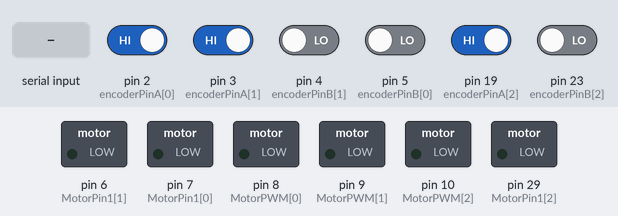
This sketch was run on a simulated Arduino Mega 2560, built with avr-gcc and run on an emulated ATmega2560. On the bench: switched loads named in the sketch (green lamp = pin HIGH). Inputs (shaded band) come from the test bench; at power-on: pin 2 (encoderPinA[0]), pin 3 (encoderPinA[1]), pin 19 (encoderPinA[2]) HIGH, pin 4 (encoderPinB[1]), pin 5 (encoderPinB[0]), pin 23 (encoderPinB[2]) LOW.

Above: at 1.2 s.
1.3 s: pin 3 (encoderPinA[1]) driven LOW
At 1.57 s:
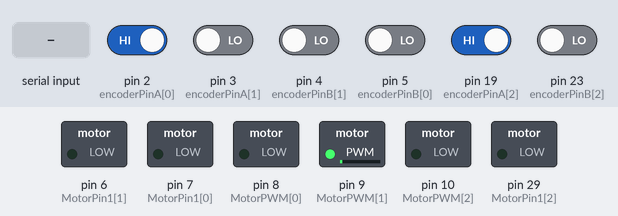
4.3 s: "1,90,45\n" received over Serial
At 7.0 s:
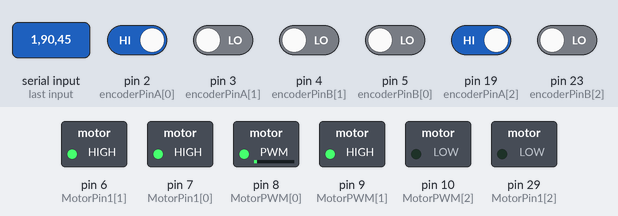
7.3 s: pin 2 (encoderPinA[0]) driven LOW
At 8.5 s:
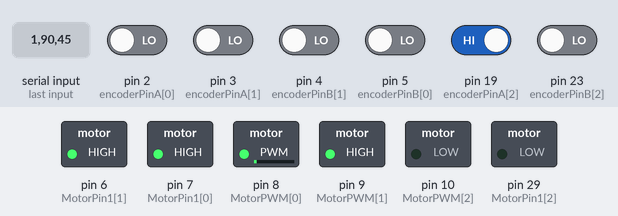
8.8 s: pin 19 (encoderPinA[2]) driven LOW
At 9.7 s:
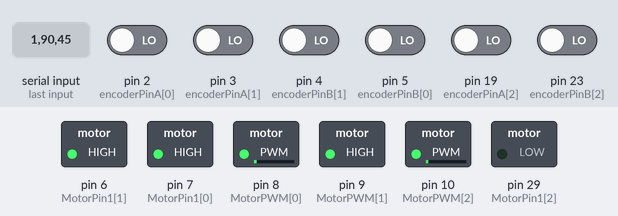
10.3 s: "90,45,200\n" received over Serial
At 11.6 s:
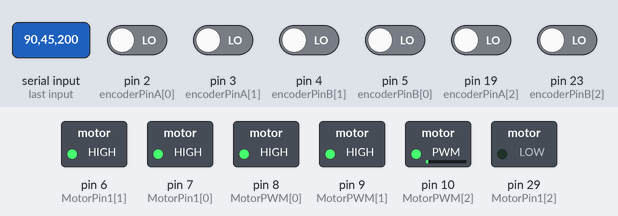
12.8 s: "5\n" received over Serial
At 14.8 s:
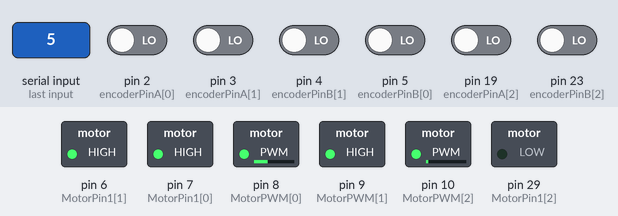
Timing chart, 0 to 35.9 s (numbered marks = the images above; inputs shaded):
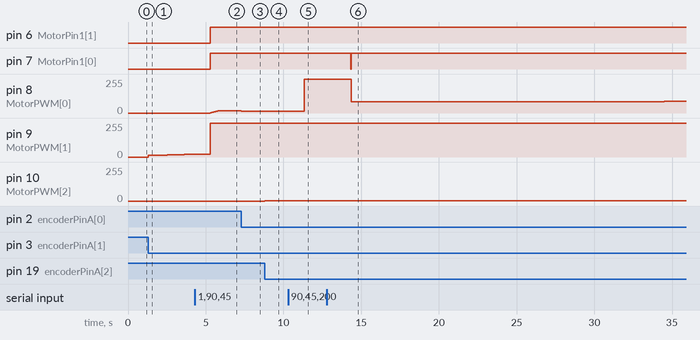

The sketch:

gui_and_ramp.ino
```cpp
#include <avr/io.h>
#include <avr/interrupt.h>
#include <math.h>

int encoderPinA[] = {2, 3, 19};
int encoderPinB[] = {5, 4, 23};
int MotorPWM[]    = {8, 9, 10};
int MotorPin1[]   = {7, 6, 29};
int MotorPin2[]   = {12, 11, 33};

long    counts[3]   = {};
float   act_theta[3]     = {};
float   prv_theta[3] = {};
double  des_theta[3] = {};

double  now_time, samp_time, prv_time;
double  err[3]      = {};
double  prv_err[3]  = {};
double  eint[3]     = {};
double  prv_eint[3] = {};
double  Volt[3]     = {};
//double  Kp[3]       = {0.8  , 0.5  ,0.5};
//double  Kd[3]       = {0.02 , 0.02 ,0.02};
//double  Ki[3]       = {0.001, 0.004  ,0.004};
double  Kp[3]       = {0.8  , 3.0  , 0.5};
double  Kd[3]       = {0.02 , 0.05 , 0.02};
double  Ki[3]       = {0.001, 2.0  , 0.004};
//double  Kp[3]       = {0.8,1.7,0.8};
//double  Kd[3]       = {0.02,0.05,0.03};
//double  Ki[3]       = {0.001,0.001,0.002};
double  PWM[3]      = {};
double  GR[3]       = {100.0, 75.0, 75.0};
double  cpr[3]      = {64, 48, 48};

double theta[3] = {};
double theta_1, theta_2, theta_3;
double des_theta1, des_theta2, des_theta3;
double prv_des_theta1 = 0;
double prv_des_theta2 = 0;
double prv_des_theta3 = 0;
double tick = 0;

void setup() {
  Serial.begin(115200);

  for (int ii = 0; ii < 3; ii++) {

    pinMode(encoderPinA[ii], INPUT);
    pinMode(encoderPinB[ii], INPUT);
    pinMode(MotorPWM[ii], OUTPUT);
    pinMode(MotorPin1[ii], OUTPUT);
    pinMode(MotorPin1[ii], OUTPUT);
    digitalWrite(encoderPinA[ii], LOW);
    digitalWrite(encoderPinB[ii], LOW);
    attachInterrupt(digitalPinToInterrupt(encoderPinA[0]), readEncoder0, CHANGE);
    attachInterrupt(digitalPinToInterrupt(encoderPinA[1]), readEncoder1, CHANGE);
    attachInterrupt(digitalPinToInterrupt(encoderPinA[2]), readEncoder2, CHANGE);
  }
}

void loop() {
  if ( Serial.available() )
  {
    String  matlabdata = Serial.readString();
    String  matlabdata_1    =  matlabdata.substring(0, 4);
    int     data_1    =  matlabdata_1.toInt();
    String  matlabdata_2    =  matlabdata.substring(5, 9);
    int     data_2    =  matlabdata_2.toInt();
    String  matlabdata_3    =  matlabdata.substring(10, 14);
    int     data_3    =  matlabdata_3.toInt();

    prv_des_theta1 = des_theta1;
    prv_des_theta2 = des_theta2;
    prv_des_theta3 = des_theta3;

    des_theta1 = data_1;
    des_theta2 = data_2;
    des_theta3 = data_3;
    tick = 0;

  }

  do
  {
    tick++;
    if (tick < 500)
    {
      des_theta[0] = prv_des_theta1 + ((des_theta1 - prv_des_theta1) / 500.0) * tick;
      des_theta[1] = prv_des_theta2 + ((des_theta2 - prv_des_theta2) / 500.0) * tick;
      des_theta[2] = prv_des_theta3 + ((des_theta3 - prv_des_theta3) / 500.0) * tick;
    }
  else
  {
      des_theta[0] = des_theta1;
      des_theta[1] = des_theta2;
      des_theta[2] = des_theta3;
    }
    for (int x = 0; x < 3; x++) {

      now_time  = micros() / 1000000.0;
      samp_time = now_time - prv_time;
      prv_time  = now_time;
      act_theta[x]      = ((360.0 * 2) / (cpr[x] * GR[x])) * counts[x];
      err[x]        = des_theta[x] - act_theta[x];
      eint[x]       = err[x] * samp_time + prv_eint[x];
      Volt[x]       = Kp[x] * err[x] + (Kd[x] * ( (err[x] - prv_err[x]) / samp_time )) + Ki[x] * eint[x];
      PWM[x]        = (abs(Volt[x]) / 12.0) * 255;
      if ( PWM[x] > 255 ) {
        PWM[x] = 255;
      }
      else             {
        PWM[x] = PWM[x];
      }

      if (Volt[x] > 0)  {
        digitalWrite(MotorPin1[x], HIGH);
        digitalWrite(MotorPin2[x], LOW);
      }

      else           {
        digitalWrite(MotorPin1[x], LOW);
        digitalWrite(MotorPin2[x], HIGH);
      }
      analogWrite (MotorPWM[x], PWM[x]);//PWM
      prv_theta[x]  = act_theta[x];
      prv_err[x]    = err[x];
      prv_eint[x]   = eint[x];

    }
  } while (abs(err[0]) > 10.0 && abs(err[1]) > 10.0 && abs(err[2]) > 10.0);
}
//-------------------------------------------
void readEncoder0() {
  if (digitalRead(encoderPinB[0]) == digitalRead(encoderPinA[0])) {
    counts[0] = counts[0] + 1;
  }
  else                                                              {
    counts[0] = counts[0] - 1;
  }
}
void readEncoder1() {
  if (digitalRead(encoderPinB[1]) == digitalRead(encoderPinA[1])) {
    counts[1] = counts[1] + 1;
  }
  else                                                              {
    counts[1] = counts[1] - 1;
  }
}
void readEncoder2() {
  if (digitalRead(encoderPinB[2]) == digitalRead(encoderPinA[2])) {
    counts[2] = counts[2] + 1;
  }
  else                                                              {
    counts[2] = counts[2] - 1;
  }
}
//-------------------------------------------
```

Measured:
- after the input at 1.3 s, pin 9 (MotorPWM[1]): moves from 0/255 to 20/255 over 2.7 s, starting at once
- after the input at 4.3 s, pin 6 (MotorPin1[1]), pin 7 (MotorPin1[0]): LOW → HIGH after 1.0 s; pin 8 (MotorPWM[0]): rises from 0/255 to 18/255 in 0.53 s, then falls to 17/255 in 0.02 s
- after the input at 7.3 s, pin 8 (MotorPWM[0]): 17/255 → 15/255 at once
- after the input at 8.8 s, pin 10 (MotorPWM[2]): 0/255 → 2/255 at once
- after the input at 10.3 s, pin 8 (MotorPWM[0]): 15/255 → 255/255 after 1.0 s
- after the input at 12.8 s, pin 7 (MotorPin1[0]): HIGH → LOW after 1.5 s, → HIGH 0.02 s later; pin 8 (MotorPWM[0]): 255/255 → 86/255 after 1.6 s, → 87/255 20.1 s later
